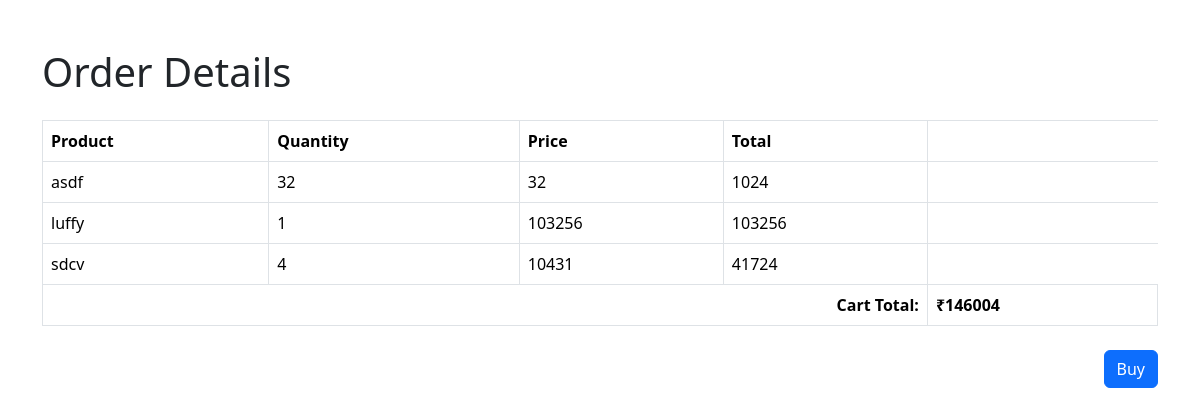
Screenshot of /cart_buy (signed in) with the database file from the repository.
### app/models.py (models this page shows)
class prodect(models.Model):
    pid=models.TextField()
    name=models.TextField()
    dis=models.TextField()
    price=models.IntegerField()
    offer_price=models.IntegerField()
    category=models.ForeignKey(Category, on_delete=models.CASCADE)
    stoct=models.IntegerField()
    img=models.FileField()

### app/views.py (the view)
# urls.py: path('cart_buy',views.order_details),
def order_details(req):
    if not req.user.is_authenticated:
        return redirect('login')  # Ensure user is logged in
    cart = Cart.objects.filter(user=req.user).select_related('product').order_by('-id')
    cart_items = [
        {
            'product': item.product.name,
            'product_id': item.product.id,
            'qty': item.qty,
            'price': item.product.offer_price,
            'total': item.product.offer_price * item.qty,
        }
        for item in cart
    ]
    cart_total = sum(item['total'] for item in cart_items)
    return render(req, 'user/cart_buy.html', {'cart': cart_items, 'cart_total': cart_total})

### templates/user/cart_buy.html (shortened to what this page needs)
<!DOCTYPE html>
<html lang="en">
<head>
    <link href="https://cdn.jsdelivr.net/npm/bootstrap@5.3.3/dist/css/bootstrap.min.css" rel="stylesheet">
    {% load static %}
</head>
<body>
    <div class="container mt-5">
        <h1 class="mb-4">Order Details</h1>
        {% if cart %}
            <table class="table table-bordered">
                <thead>
                    <tr>
                        <th>Product</th>
                        <th>Quantity</th>
                        <th>Price</th>
                        <th>Total</th>
                    </tr>
                </thead>
                <tbody>
                    <tbody>
                        {% for item in cart %}
                        <tr>
                            <td>{{ item.product }}</td>
                            <td>{{ item.qty }}</td>
                            <td>{{ item.price }}</td>
                            <td>{{ item.total }}</td>
                        </tr>
                    {% endfor %}
                    </tbody>
                </tbody>
                <tfoot>
                    <tr>
                        <th colspan="4" class="text-end">Cart Total:</th>
                        <th>₹{{ cart_total }}</th>
                    </tr>
                </tfoot>
            </table>
            <div class="d-flex justify-content-end mt-4">
                <a href="../buy" class="btn btn-primary">Buy</a>
            </div>
        {% else %}
            <p>Your cart is empty. <a href="{% url 'cart_page' %}">Go to Cart</a></p>
        {% endif %}
    </div>
</body>
</html>

### rows the page displays
prodect: product "asdf"
prodect: product "luffy"
prodect: product "sdcv"

### other values shown
{{ item.qty }} "32" "1" "4"
{{ item.price }} "32" "103256" "10431"
{{ item.total }} "1024" "103256" "41724"
{{ cart_total }} "146004"
